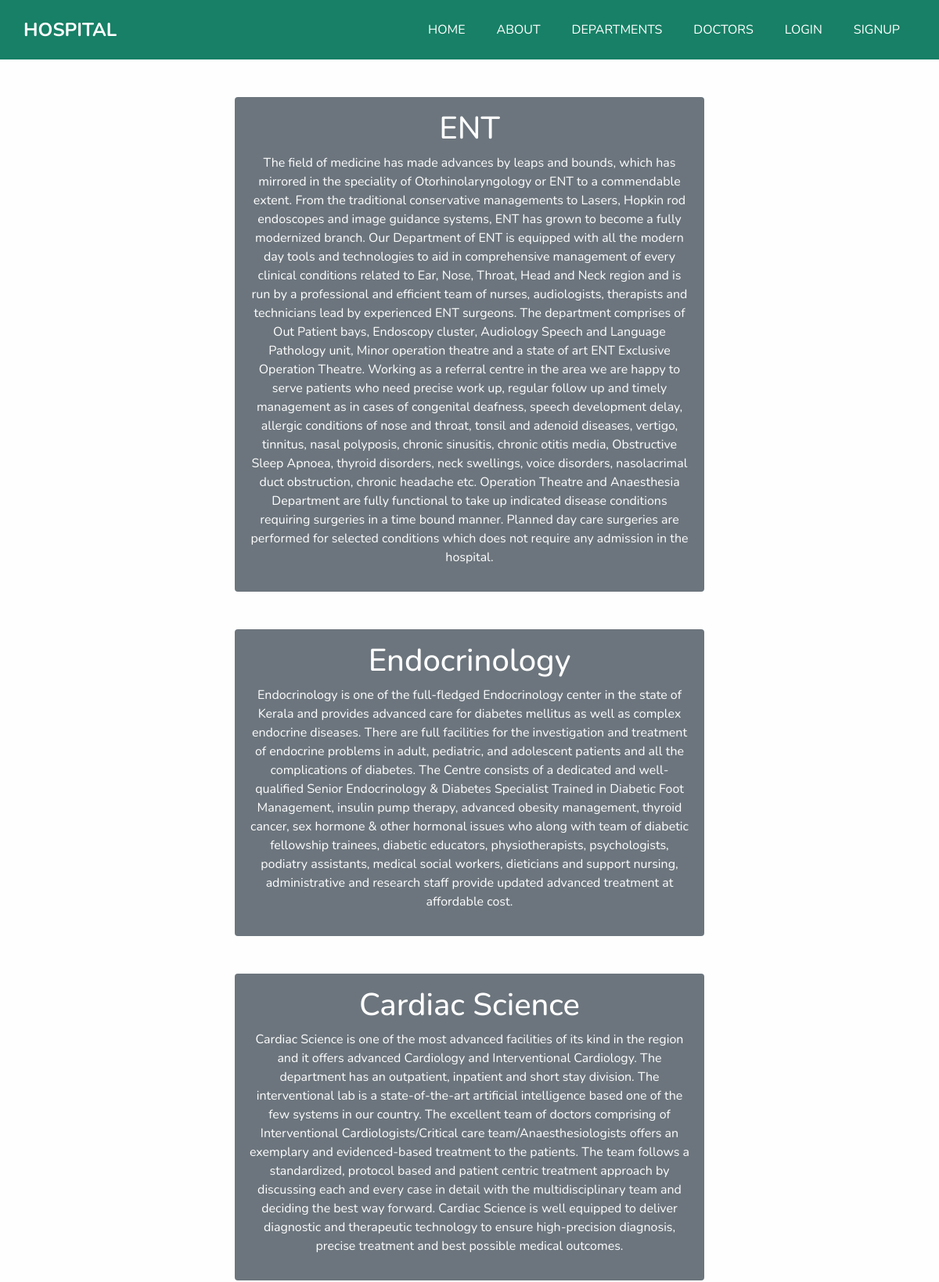
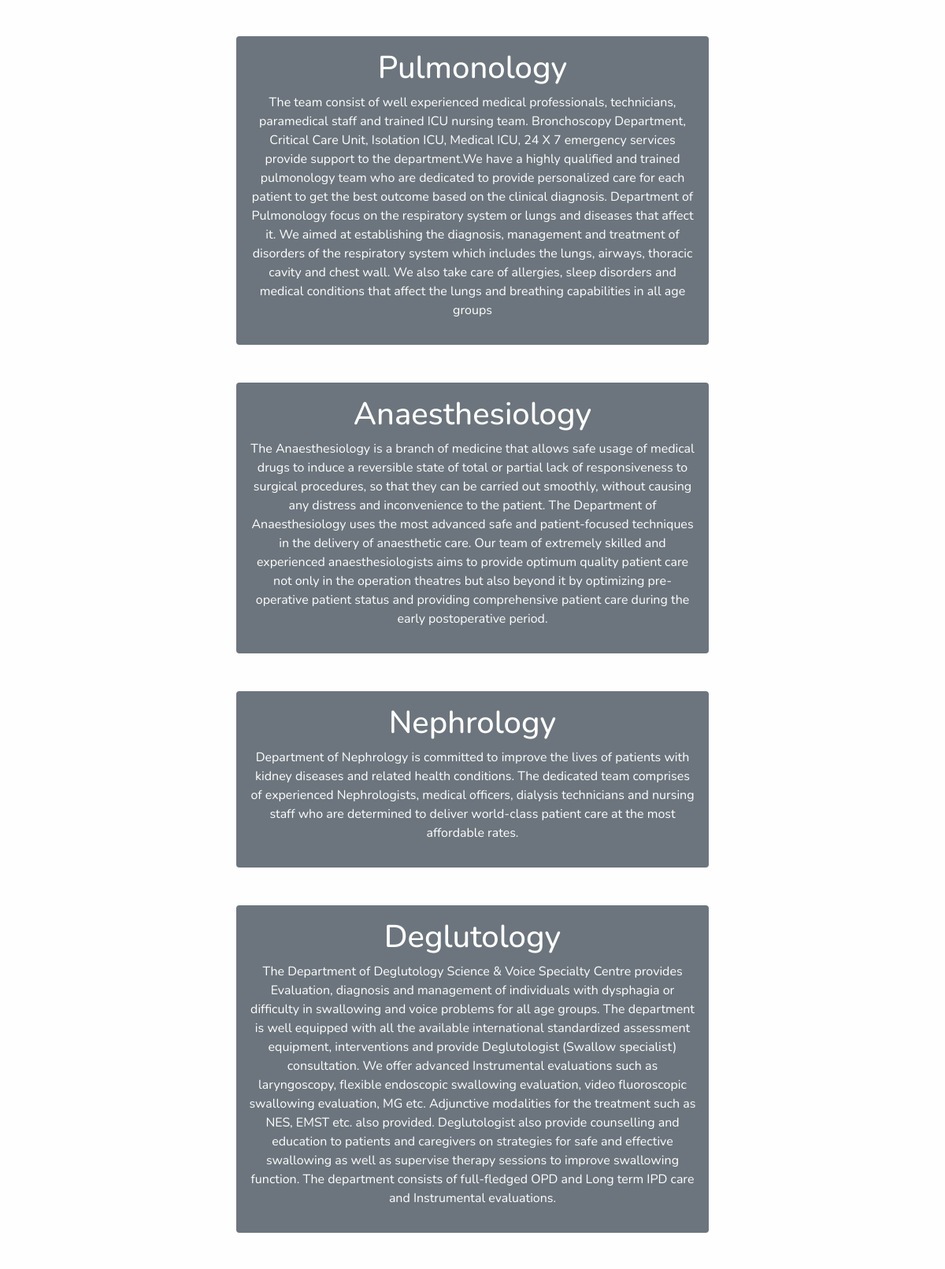
Page /department/ (upper part) on the committed database (2 pictures, top to bottom).
### account/models.py (models this page shows, shortened)
class Department(models.Model):
    department_name        = models.CharField(max_length=100)
    department_description = models.TextField()

### account/views.py (the view)
# urls.py: path('department/',DepartmentView.as_view(),name='department'),
class DepartmentView(ListView):
    template_name = 'department.html'
    model         = Department
    context_object_name = 'department'

### account/templates/department.html (shortened to what this page needs)
{% extends 'rempage.html' %}
{% block body %}
{% for i in department %}
<div class="mx-auto w-50 bg-secondary text-center text-white p-3 my-5 border-warning rounded">
    <h1>{{i.department_name}}</h1>
    <p>{{i.department_description}}</p>
</div>
{% endfor %}
{% endblock body%}

### account/static/css/style.css (style rules this page uses)
body { font-family: 'Nunito', sans-serif; color: #000000; background-color: #fefefe; overflow-x: hidden; }

### rows in the picture
Department: department_name "ENT", department_description "The field of medicine has made advances by leaps and bounds, which has mirrored in the speciality of Otorhinolaryngology or ENT to a commendable extent. From the traditional conservative managements to Lasers, Hopkin rod endoscopes and image guidance systems, ENT has grown to become a fully modernized branch. Our Department of ENT is equipped with all the modern day tools and technologies to aid in comprehensive management of every clinical conditions related to Ear, Nose, Throat, Head and Neck region and is run by a professional and efficient team of nurses, audiologists, therapists and technicians lead by experienced ENT surgeons. The department comprises of Out Patient bays, Endoscopy…"
Department: department_name "Endocrinology", department_description "Endocrinology is one of the full-fledged Endocrinology center in the state of Kerala and provides advanced care for diabetes mellitus as well as complex endocrine diseases. There are full facilities for the investigation and treatment of endocrine problems in adult, pediatric, and adolescent patients and all the complications of diabetes. The Centre consists of a dedicated and well-qualified Senior Endocrinology & Diabetes Specialist Trained in Diabetic Foot Management, insulin pump therapy, advanced obesity management, thyroid cancer, sex hormone & other hormonal issues who along with team of diabetic fellowship trainees, diabetic educators, physiotherapists, psychologists, podiatry…"
Department: department_name "Cardiac Science", department_description "Cardiac Science is one of the most advanced facilities of its kind in the region and it offers advanced Cardiology and Interventional Cardiology. The department has an outpatient, inpatient and short stay division. The interventional lab is a state-of-the-art artificial intelligence based one of the few systems in our country. The excellent team of doctors comprising of Interventional Cardiologists/Critical care team/Anaesthesiologists offers an exemplary and evidenced-based treatment to the patients. The team follows a standardized, protocol based and patient centric treatment approach by discussing each and every case in detail with the multidisciplinary team and deciding the best way…"
Department: department_name "Pulmonology", department_description "The team consist of well experienced medical professionals, technicians, paramedical staff and trained ICU nursing team. Bronchoscopy Department, Critical Care Unit, Isolation ICU, Medical ICU, 24 X 7 emergency services provide support to the department.We have a highly qualified and trained pulmonology team who are dedicated to provide personalized care for each patient to get the best outcome based on the clinical diagnosis. Department of Pulmonology focus on the respiratory system or lungs and diseases that affect it. We aimed at establishing the diagnosis, management and treatment of disorders of the respiratory system which includes the lungs, airways, thoracic cavity and chest wall.…"
Department: department_name "Anaesthesiology", department_description "The Anaesthesiology is a branch of medicine that allows safe usage of medical drugs to induce a reversible state of total or partial lack of responsiveness to surgical procedures, so that they can be carried out smoothly, without causing any distress and inconvenience to the patient. The Department of Anaesthesiology uses the most advanced safe and patient-focused techniques in the delivery of anaesthetic care. Our team of extremely skilled and experienced anaesthesiologists aims to provide optimum quality patient care not only in the operation theatres but also beyond it by optimizing pre-operative patient status and providing comprehensive patient care during the early postoperative…"
Department: department_name "Nephrology", department_description "Department of Nephrology is committed to improve the lives of patients with kidney diseases and related health conditions. The dedicated team comprises of experienced Nephrologists, medical officers, dialysis technicians and nursing staff who are determined to deliver world-class patient care at the most affordable rates."
Department: department_name "Deglutology", department_description "The Department of Deglutology Science & Voice Specialty Centre provides Evaluation, diagnosis and management of individuals with dysphagia or difficulty in swallowing and voice problems for all age groups. The department is well equipped with all the available international standardized assessment equipment, interventions and provide Deglutologist (Swallow specialist) consultation. We offer advanced Instrumental evaluations such as laryngoscopy, flexible endoscopic swallowing evaluation, video fluoroscopic swallowing evaluation, MG etc. Adjunctive modalities for the treatment such as NES, EMST etc. also provided. Deglutologist also provide counselling and education to patients and…"
